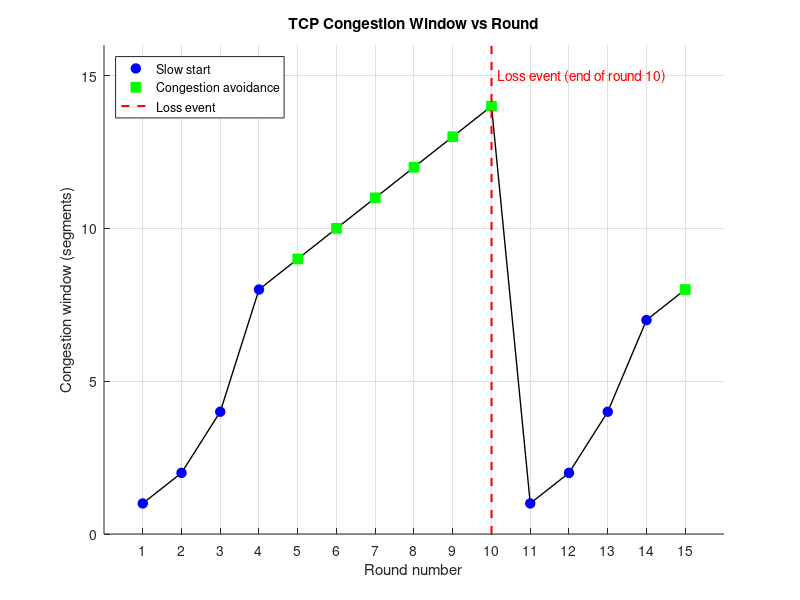

Write the MATLAB code that produced this figure.
%% Q8 - Simplified TCP Congestion Window
clear; clc; close all;

initCwnd  = 1;      % segments
ssInit    = 8;      % segments
N         = 15;     % rounds
lossRound = 10;     % loss occurs at the end of this round

% 1. Storage
rounds   = 1:N;
cwnd     = zeros(1, N);
phase    = zeros(1, N);       % 1 = slow start, 2 = congestion avoidance
ssLog    = zeros(1, N);       % ssthresh in effect for each round
cwnd(1)  = initCwnd;  phase(1) = 1;
ss       = ssInit;  ssLog(1) = ss;

% 2-4. Simulation
for r = 2:N
    if r == lossRound + 1                  % loss at end of round 10
        ss      = max(floor(cwnd(r-1)/2), 2);
        cwnd(r) = 1;
        phase(r) = 1;                      % restart in slow start
    elseif cwnd(r-1) < ss                  % slow start: double, but do not overshoot ssthresh
        cwnd(r)  = min(2*cwnd(r-1), ss);
        phase(r) = 1;
    else                                   % congestion avoidance: +1 per round
        cwnd(r)  = cwnd(r-1) + 1;
        phase(r) = 2;
    end
    ssLog(r) = ss;
end

% 5. Table
phaseName = {'Slow start', 'Congestion avoidance'};
fprintf('%-8s %-12s %-12s %-22s\n', 'Round', 'cwnd (seg)', 'ssthresh', 'Phase');
for r = 1:N
    fprintf('%-8d %-12d %-12d %-22s\n', r, cwnd(r), ssLog(r), phaseName{phase(r)});
end

% 6. Plot
figure; hold on;
plot(rounds, cwnd, 'k-', 'LineWidth', 1);
hSS = plot(rounds(phase==1), cwnd(phase==1), 'bo', 'MarkerFaceColor', 'b', 'MarkerSize', 7);
hCA = plot(rounds(phase==2), cwnd(phase==2), 'gs', 'MarkerFaceColor', 'g', 'MarkerSize', 7);
yl = [0, max(cwnd) + 2];
ylim(yl);
hLoss = plot([lossRound lossRound], yl, 'r--', 'LineWidth', 1.5);
text(lossRound + 0.15, yl(2) - 1, 'Loss event (end of round 10)', 'Color', 'r');
grid on;
legend([hSS hCA hLoss], 'Slow start', 'Congestion avoidance', 'Loss event', 'Location', 'northwest');
title('TCP Congestion Window vs Round');
xlabel('Round number');
ylabel('Congestion window (segments)');
xticks(1:N);
hold off;

fprintf('\nInterpretation: cwnd grows exponentially in slow start until it reaches ssthresh,\n');
fprintf('then grows linearly in congestion avoidance. After the loss, ssthresh is halved,\n');
fprintf('cwnd restarts at 1, and growth switches to linear earlier because ssthresh is lower.\n');
fprintf('(Assumption: in slow start cwnd is capped at ssthresh so it does not overshoot it.)\n');
